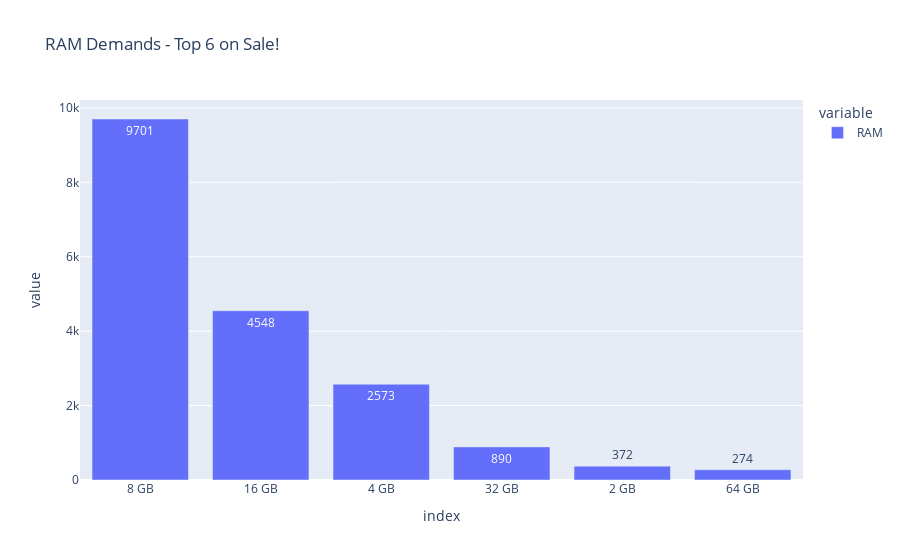

The notebook cell this image was saved under:
### Markdown cell above
## RAM Demand.

### Code cell
# Top 6 Number of RAM in the Dataset.
bar(data_frame = dataset.RAM.value_counts()[ : 6],
    title = 'RAM Demands - Top 6 on Sale!',
    labels = {
        'x' : 'RAM (GB)',
        'y' : 'Count'
    },
    text = dataset.RAM.value_counts()[ : 6].values).show()

### Figure 1 — Plotly figure (JSON) as saved in the notebook; plotly's stock layout.template omitted (floating-point values rounded to 4 significant figures)
{"data": [{"alignmentgroup": "True", "hovertemplate": "variable=RAM<br>index=%{x}<br>value=%{y}<br>text=%{text}<extra></extra>", "legendgroup": "RAM", "marker": {"color": "#636efa", "pattern": {"shape": ""}}, "name": "RAM", "offsetgroup": "RAM", "orientation": "v", "showlegend": true, "text": [9701, 4548, 2573, 890, 372, 274], "textposition": "auto", "type": "bar", "x": ["8 GB", "16 GB", "4 GB", "32 GB", "2 GB", "64 GB"], "xaxis": "x", "y": [9701, 4548, 2573, 890, 372, 274], "yaxis": "y"}], "layout": {"barmode": "relative", "legend": {"title": {"text": "variable"}, "tracegroupgap": 0}, "title": {"text": "RAM Demands - Top 6 on Sale!"}, "xaxis": {"anchor": "y", "domain": [0, 1], "title": {"text": "index"}}, "yaxis": {"anchor": "x", "domain": [0, 1], "title": {"text": "value"}}}}
